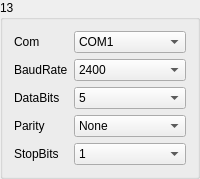
       <widget class="QGroupBox" name="gBoxMeter_13">
        <property name="minimumSize">
         <size>
          <width>171</width>
          <height>171</height>
         </size>
        </property>
        <property name="title">
         <string>13</string>
        </property>
        <layout class="QGridLayout" name="gridLayout_17">
         <item row="0" column="0">
          <widget class="QLabel" name="label_83">
           <property name="sizePolicy">
            <sizepolicy hsizetype="Fixed" vsizetype="Preferred">
             <horstretch>0</horstretch>
             <verstretch>0</verstretch>
            </sizepolicy>
           </property>
           <property name="text">
            <string>Com</string>
           </property>
          </widget>
         </item>
         <item row="0" column="1">
          <widget class="QComboBox" name="comboMeterSerialNum_13">
           <item>
            <property name="text">
             <string>COM1</string>
            </property>
           </item>
           <item>
            <property name="text">
             <string>COM2</string>
            </property>
           </item>
           <item>
            <property name="text">
             <string>COM3</string>
            </property>
           </item>
           <item>
            <property name="text">
             <string>COM4</string>
            </property>
           </item>
           <item>
            <property name="text">
             <string>COM5</string>
            </property>
           </item>
           <item>
            <property name="text">
             <string>COM6</string>
            </property>
           </item>
           <item>
            <property name="text">
             <string>COM7</string>
            </property>
           </item>
           <item>
            <property name="text">
             <string>COM8</string>
            </property>
           </item>
           <item>
            <property name="text">
             <string>COM9</string>
            </property>
           </item>
           <item>
            <property name="text">
             <string>COM10</string>
            </property>
           </item>
           <item>
            <property name="text">
             <string>COM11</string>
            </property>
           </item>
           <item>
            <property name="text">
             <string>COM12</string>
            </property>
           </item>
           <item>
            <property name="text">
             <string>COM13</string>
            </property>
           </item>
           <item>
            <property name="text">
             <string>COM14</string>
            </property>
           </item>
           <item>
            <property name="text">
             <string>COM15</string>
            </property>
           </item>
           <item>
            <property name="text">
             <string>COM16</string>
            </property>
           </item>
           <item>
            <property name="text">
             <string>COM17</string>
            </property>
           </item>
           <item>
            <property name="text">
             <string>COM18</string>
            </property>
           </item>
           <item>
            <property name="text">
             <string>COM19</string>
            </property>
           </item>
           <item>
            <property name="text">
             <string>COM20</string>
            </property>
           </item>
           <item>
            <property name="text">
             <string>COM21</string>
            </property>
           </item>
           <item>
            <property name="text">
             <string>COM22</string>
            </property>
           </item>
           <item>
            <property name="text">
             <string>COM23</string>
            </property>
           </item>
           <item>
            <property name="text">
             <string>COM24</string>
            </property>
           </item>
           <item>
            <property name="text">
             <string>COM25</string>
            </property>
           </item>
           <item>
            <property name="text">
             <string>COM26</string>
            </property>
           </item>
           <item>
            <property name="text">
             <string>COM27</string>
            </property>
           </item>
           <item>
            <property name="text">
             <string>COM28</string>
            </property>
           </item>
           <item>
            <property name="text">
             <string>COM29</string>
            </property>
           </item>
           <item>
            <property name="text">
             <string>COM30</string>
            </property>
           </item>
          </widget>
         </item>
         <item row="1" column="0">
          <widget class="QLabel" name="label_84">
           <property name="text">
            <string>BaudRate</string>
           </property>
          </widget>
         </item>
         <item row="1" column="1">
          <widget class="QComboBox" name="comboMeterBaudRate_13">
           <item>
            <property name="text">
             <string>2400</string>
            </property>
           </item>
           <item>
            <property name="text">
             <string>4800</string>
            </property>
           </item>
           <item>
            <property name="text">
             <string>9600</string>
            </property>
           </item>
           <item>
            <property name="text">
             <string>14400</string>
            </property>
           </item>
           <item>
            <property name="text">
             <string>19200</string>
            </property>
           </item>
           <item>
            <property name="text">
             <string>38400</string>
            </property>
           </item>
           <item>
            <property name="text">
             <string>56000</string>
            </property>
           </item>
          </widget>
         </item>
         <item row="2" column="0">
          <widget class="QLabel" name="label_85">
           <property name="text">
            <string>DataBits</string>
           </property>
          </widget>
         </item>
         <item row="2" column="1">
          <widget class="QComboBox" name="comboMeterBits_13">
           <item>
            <property name="text">
             <string>5</string>
            </property>
           </item>
           <item>
            <property name="text">
             <string>6</string>
            </property>
           </item>
           <item>
            <property name="text">
             <string>7</string>
            </property>
           </item>
           <item>
            <property name="text">
             <string>8</string>
            </property>
           </item>
          </widget>
         </item>
         <item row="3" column="0">
          <widget class="QLabel" name="label_86">
           <property name="text">
            <string>Parity</string>
           </property>
          </widget>
         </item>
         <item row="3" column="1">
          <widget class="QComboBox" name="comboMeterChkBit_13">
           <item>
            <property name="text">
             <string>None</string>
            </property>
           </item>
           <item>
            <property name="text">
             <string>Odd</string>
            </property>
           </item>
           <item>
            <property name="text">
             <string>Even</string>
            </property>
           </item>
          </widget>
         </item>
         <item row="4" column="0">
          <widget class="QLabel" name="label_87">
           <property name="text">
            <string>StopBits</string>
           </property>
          </widget>
         </item>
         <item row="4" column="1">
          <widget class="QComboBox" name="comboMeterEndBit_13">
           <item>
            <property name="text">
             <string>1</string>
            </property>
           </item>
           <item>
            <property name="text">
             <string>1.5</string>
            </property>
           </item>
           <item>
            <property name="text">
             <string>2</string>
            </property>
           </item>
          </widget>
         </item>
        </layout>
       </widget>
